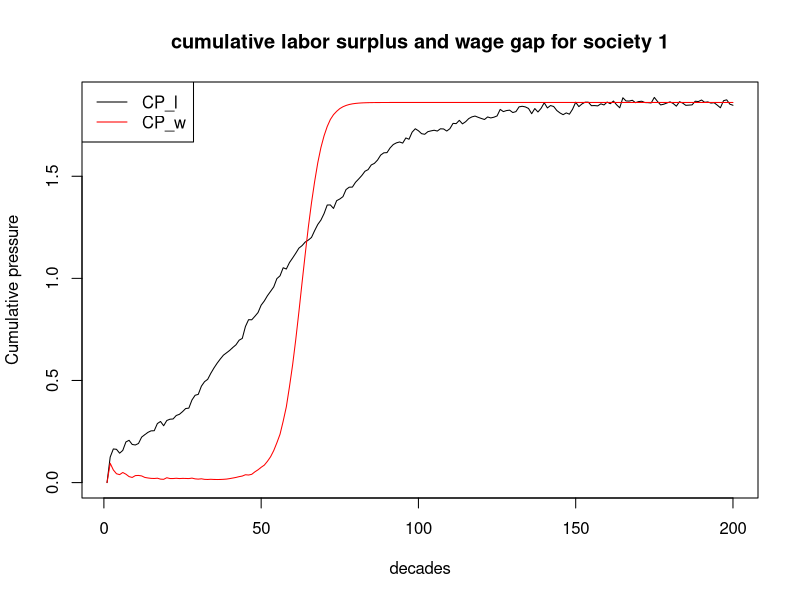
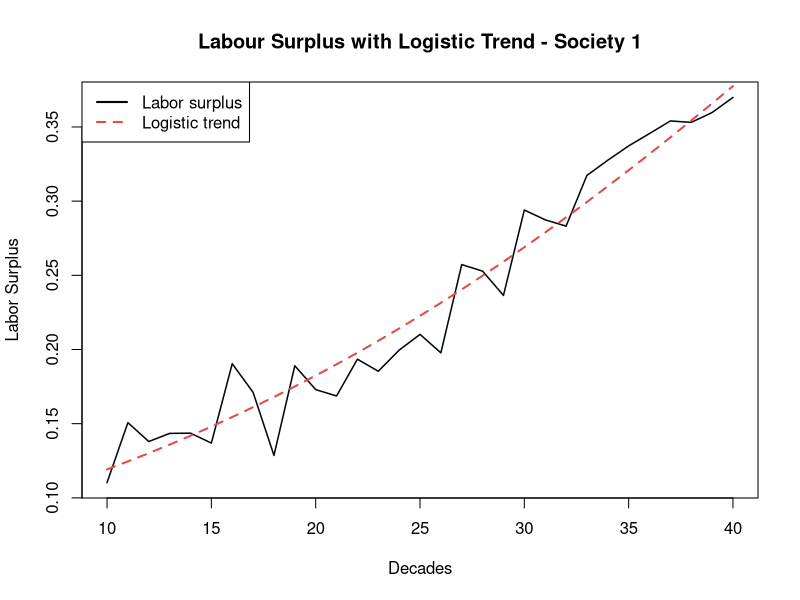
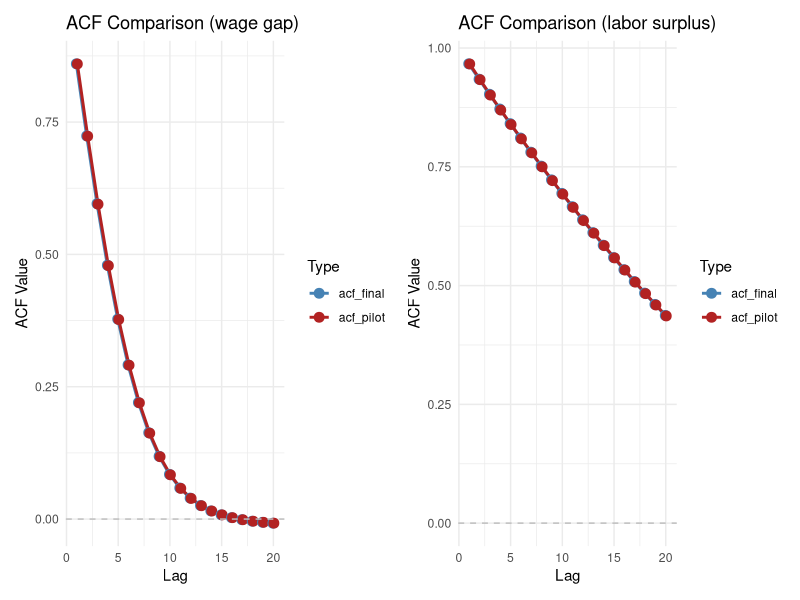

R code for these plots, in order:
## ---- chunk 1
library(dplyr)
library(ggplot2)
library(tidyr)
library(sandwich)
library(lmtest)
library(patchwork)
## ---- chunk 2
set.seed(123)
## ---- chunk 3
N_pilot <- 10
T_pilot <- 200
## ---- chunk 4
# labor_surplus parameters
K_l <- 1
r_l <- .05
t0_l  <- 50
A <- .2
P <- 5
delta_l <- .43
## ---- chunk 5
# wage_gap parameters
K_w <- 1
r_base <- .03
alpha <- .5
t0_w <- 60
## ---- chunk 6
# decay parameter (cumulative pressure)
delta_c <- 0.43
## ---- chunk 7
func_labor_surplus <- function(N,T) {
  
  labor_surplus <- matrix(NA, nrow = T , ncol = N)
  for (n in 1:N) {
    for (t in 1:T) {
    
      logistic_trend <- K_l/(1+exp(-r_l*(t-t0_l)))
      oscillation <- A * exp(-delta_l*t) * sin((2*t*pi)/P)
      epsilon <- rnorm(1, mean = 0, sd = .02)
    
      labor_surplus[t, n] <- logistic_trend + oscillation + epsilon
    }
  }
  return(labor_surplus)
}
## ---- chunk 8
labor_surplus <- func_labor_surplus(N_pilot, T_pilot)
head(labor_surplus)
## ---- chunk 9
func_wage_gap <- function(N, T, lab){
  
  wage_gap <- matrix(NA, nrow = T , ncol = N)
  for (n in 1:N) {
    for (t in 1:T) {
    
      if (t == 1) {r_w <- r_base} else {r_w <- r_base + alpha*(lab[t-1, n])}
    
     wage_gap[t,n]<- K_w/(1+exp(-r_w*(t-t0_w)))
    }
  }
  return(wage_gap)
}
## ---- chunk 10
wage_gap <- func_wage_gap(N_pilot, T_pilot, labor_surplus)
head(wage_gap)
## ---- chunk 11
cp <- function(N, T, lab, wag) {
  
  CP_l <- matrix(NA, nrow = T , ncol = N)
  CP_w <- matrix(NA, nrow = T , ncol = N)

  for (n in 1:N){
    for (t in 1:T){
    
    # cumulative pressure is only meaningful at t=2
      if (t==1){
        CP_l[t, n] <- 0
        CP_w[t, n] <- 0
      }
      else {
      
        cpsum_l <- 0
        cpsum_w <- 0
      
        for (k in 1:(t-1)){
          cpsum_l <- cpsum_l + lab[t-k, n] * exp(-delta_c*k)
          cpsum_w <- cpsum_w + wag[t-k, n] * exp(-delta_c*k)
      }
      
        CP_l[t, n] <- cpsum_l
        CP_w[t, n] <- cpsum_w
      }
    }
  }
  return( list(CP_l = CP_l, CP_w = CP_w) )
}

## ---- chunk 12
result <- cp(N_pilot, T_pilot, labor_surplus, wage_gap)
CP_w <- result$CP_w
CP_l <- result$CP_l
## ---- chunk 13
head(CP_l)
## ---- chunk 14
head(CP_w)
## ---- chunk 15
plot(1:T_pilot, CP_l[,1], type = "l", 
     xlab = "decades", ylab = "Cumulative pressure",
     main = "cumulative labor surplus and wage gap for society 1")
lines(1:T_pilot, CP_w[,1],col ="red")
legend("topleft", legend = c("CP_l", "CP_w"), col = c("black", "red"), lty = 1)
## ---- chunk 16
n <- 40
trend_l <- K_l / (1 + exp(-r_l * (10:n - t0_l)))

# Main plot
plot(10:n, labor_surplus[10:n, 1], type = "n",
     xlab = "Decades", ylab = "Labor Surplus",
     main = "Labour Surplus with Logistic Trend - Society 1")


# Add lines on top of shading
lines(10:n, labor_surplus[10:n, 1], col = "#00070d", lwd = 1.5)
lines(10:n, trend_l, col = "#E24B4A", lty = 2, lwd = 2)

# Legend
legend("topleft",
       legend = c("Labor surplus", "Logistic trend"),
       col = c("#00070d", "#E24B4A"),
       lty = c(1, 2, 1, 1), lwd = 2)
## ---- chunk 17
lag_max <- 20 
acf_matrix_l <- matrix(NA, nrow = lag_max , ncol = N_pilot)
acf_matrix_w <- matrix(NA, nrow = lag_max , ncol = N_pilot)
## ---- chunk 18
acf_func <- function(lag_max, acf_matrix, N, T, t0, CP) {
  for (s in 1:N){
    cps <- CP[t0:T, s]
    acf_matrix[,s] <- acf(cps, 
                          lag.max = lag_max,
                          plot = FALSE)$acf[-1]
  }
  acf_avg <- rowMeans(acf_matrix)
  return(acf_avg)
}
## ---- chunk 19
acf_avg_l <- acf_func(lag_max, acf_matrix_l, N_pilot, T_pilot, t0_l, CP_l)
acf_avg_w <- acf_func(lag_max, acf_matrix_w, N_pilot, T_pilot, t0_w, CP_w)
## ---- chunk 20
# Labor surplus
Tl_obs <- T_pilot - round(t0_l)
Tl_eff <- Tl_obs/(1+2*sum(acf_avg_l))

# Wage gap
Tw_obs <- T_pilot - round(t0_w)
Tw_eff <- Tw_obs/(1+2*sum(acf_avg_w))

ratio_w <- Tw_eff/Tw_obs
ratio_l <- Tl_eff/Tl_obs

cat("Effective sample size — labor surplus:",
    round(Tl_eff, 3), "\n")
cat("Effective sample size — wage gap:",
    round(Tw_eff, 3), "\n")
cat("Efficiency ratio — wage gap:", 
    round(ratio_w, 3), "\n")
cat("Efficiency ratio — labor surplus:", 
    round(ratio_l, 3), "\n")
cat("Usable decades — labor surplus:", Tl_obs, "\n")
cat("Usable decades — wage gap:", Tw_obs)
## ---- chunk 21
p <- c(0.001, 0.005, 0.01, 0.02, 0.05)
beta0_values <- qlogis(p)
epv <- 30
T_eff_binding <- Tw_eff

# N calculation for each p
sensitivity_analysis <- data.frame(
  crisis_prob = p ,
  beta0 = round(beta0_values, 4), 
  N_needed = ceiling(epv/(T_eff_binding*p))
)

print(sensitivity_analysis)
## ---- chunk 22
beta0 <- -5.2933	
beta1 <- 1.0   # wage gap effect — moderate
beta2 <- 0.5   # labor surplus effect — smaller alone
beta3 <- 2.0   # interaction — largest, captures Marx's threshold
## ---- chunk 23
y_func <- function(beta0, beta1, beta2, beta3, CP_l, CP_w, T, N) {
  
  z <- beta0 + (beta1*CP_w) + (beta2*CP_l) + (beta3*CP_l*CP_w)
  p_crisis <- 1/(1+exp(-z))
  
  y <- matrix(rbinom(T*N, size = 1, prob = p_crisis), 
              ncol = N, nrow = T)
  
  return(y)
}
## ---- chunk 24
y_pilot <- y_func(beta0, beta1, beta2, beta3, CP_l, CP_w, T_pilot, N_pilot)
## ---- chunk 25
head(y_pilot)
## ---- chunk 26
N_final <- 389
T_final <- 200
## ---- chunk 27
# Generate labor surplus , wage gap, CP_l, CP_w, y with N_final, T_final 
labor_surplus_fin <- func_labor_surplus(N_final, T_final)
wage_gap_fin <- func_wage_gap(N_final, T_final, labor_surplus_fin)

cp_fin <- cp(N_final, T_final, labor_surplus_fin, wage_gap_fin)
CPfin_l <- cp_fin$CP_l
CPfin_w <- cp_fin$CP_w

y_final <- y_func(beta0, beta1, beta2, beta3, CPfin_l, CPfin_w, T_final, N_final)
## ---- chunk 28
# crisis event count comparison
data.frame (
  Simulation = c("Pilot","Final"),
  N = c(N_pilot, N_final),
  T = c(T_pilot, T_final),
  Total_crisis = c(sum(y_pilot), sum(y_final))
    )
## ---- chunk 29
df_long <- data.frame(
  society = rep(1:N_final, each = T_final), 
  decade = rep(1:T_final, times = N_final), 
  CP_w = as.vector(CPfin_w), 
  CP_l = as.vector(CPfin_l), 
  y = as.vector(y_final)
)
## ---- chunk 30
model <- glm(y~CP_w+CP_l+CP_w:CP_l, 
             data = df_long, 
             family = binomial(link = "logit"))
summary(model)
## ---- chunk 31
X <- cbind(
  intercept = 1, 
  CP_w = as.vector(CPfin_w), 
  CP_l = as.vector(CPfin_l), 
  interaction = as.vector(CPfin_w)*as.vector(CPfin_l)
)

y_vec <- as.vector(y_final)
## ---- chunk 32
log_likelihood <- function(beta, X, y) {
  
  z <- X %*% beta
  p <- 1/(1+exp(-z))
  ll <- sum(y*log(p + 1e-10) + (1-y)*log(1-p  + 1e-10))
  
  return(-ll)
}
## ---- chunk 33
results <- optim(
    par = c(0,0,0,0),
    fn = log_likelihood,
    X = X, 
    y = y_vec, 
    method = "BFGS", 
    hessian = TRUE
  )
## ---- chunk 34
data.frame(
  true = c(beta0, beta1, beta2, beta3), 
  estimated_1 = c(coef(model)), 
  estimated_2 = c(results$par)
)
## ---- chunk 35
acfin_matrix_l <- matrix(NA, nrow = lag_max , ncol = N_final)
acfin_matrix_w <- matrix(NA, nrow = lag_max , ncol = N_final)

acfin_avg_l <- acf_func(lag_max, acfin_matrix_l, N_final, T_final, t0_l, CPfin_l)
acfin_avg_w <- acf_func(lag_max, acfin_matrix_w, N_final, T_final, t0_w, CPfin_w)
## ---- chunk 36
# compare acf pilot and acf final for labor surplus
acf_comp_l<- data.frame(lag = 1:lag_max, 
                        acf_final = acfin_avg_l, 
                        acf_pilot = acf_avg_l)

# compare acf pilot and acf final for wage gap
acf_comp_w <- data.frame(lag = 1:lag_max, 
                         acf_final = acfin_avg_w, 
                         acf_pilot = acf_avg_w)
## ---- chunk 37
acf_comparison <- function(acf_comp, title = "ACF Comparison: Final vs Pilot"){
  
  # convert to long format 
  acf_long <- pivot_longer(acf_comp, 
                           cols = c(acf_final, acf_pilot), 
                           names_to = "Type", 
                           values_to = "ACF_Values")
  
  # clot with dodged points and lines
  p <- ggplot(acf_long, aes(x = lag, y = ACF_Values, color = Type, group = Type)) +
    geom_line(position = position_dodge(width = 0.2), linewidth = 1) + 
    geom_point(position = position_dodge(width = 0.2), size = 3) + 
    geom_hline(yintercept = 0, linetype = "dashed", color = "gray") +
    theme_minimal() +
    # FIXED: Use the `title` argument here instead of hard-coding it
    labs(title = title,        
         x = "Lag", 
         y = "ACF Value") +
    scale_color_manual(values = c("acf_final" = "steelblue", "acf_pilot" = "firebrick"))
  
  # 3. Return the plot
  return(p) 
}
## ---- chunk 38
plot_wage <- acf_comparison(acf_comp_w, title = "ACF Comparison (wage gap)" )
plot_labor <-acf_comparison(acf_comp_l, title = "ACF Comparison (labor surplus)" )
## ---- chunk 39
combined_plot <- plot_wage + plot_labor
combined_plot
## ---- chunk 40
residuals_pearson <- residuals(model, type = "pearson")
lag_max <- min(Tl_obs/4, 20)
df_long_ord <- df_long %>% arrange(society, decade)
acf_resid_matrix <- matrix (NA, nrow = lag_max, ncol = N_final)


for (s in 1:N_final){
  # Extract the residuals for society s
  res_s <- residuals_pearson[df_long$society == s]
  acf_resid_matrix[,s]<-acf(res_s, lag_max, plot = FALSE)$acf[-1]
}

avg_resid_matrix <- rowMeans(acf_resid_matrix)
